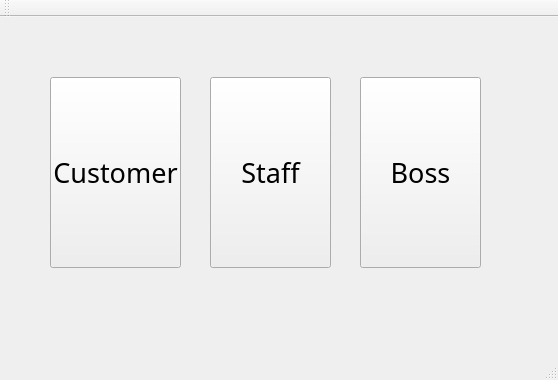
<?xml version="1.0" encoding="UTF-8"?>
<ui version="4.0">
 <class>MainWindow</class>
 <widget class="QMainWindow" name="MainWindow">
  <property name="geometry">
   <rect>
    <x>0</x>
    <y>0</y>
    <width>558</width>
    <height>380</height>
   </rect>
  </property>
  <property name="windowTitle">
   <string>選擇使用者</string>
  </property>
  <widget class="QWidget" name="centralWidget">
   <widget class="QPushButton" name="btnBoss">
    <property name="geometry">
     <rect>
      <x>360</x>
      <y>60</y>
      <width>121</width>
      <height>191</height>
     </rect>
    </property>
    <property name="font">
     <font>
      <family>Agency FB</family>
      <pointsize>20</pointsize>
     </font>
    </property>
    <property name="text">
     <string>Boss</string>
    </property>
   </widget>
   <widget class="QPushButton" name="btnStaff">
    <property name="geometry">
     <rect>
      <x>210</x>
      <y>60</y>
      <width>121</width>
      <height>191</height>
     </rect>
    </property>
    <property name="font">
     <font>
      <family>Agency FB</family>
      <pointsize>20</pointsize>
     </font>
    </property>
    <property name="text">
     <string>Staff</string>
    </property>
   </widget>
   <widget class="QPushButton" name="btnCustomer">
    <property name="geometry">
     <rect>
      <x>50</x>
      <y>60</y>
      <width>131</width>
      <height>191</height>
     </rect>
    </property>
    <property name="font">
     <font>
      <family>Agency FB</family>
      <pointsize>20</pointsize>
     </font>
    </property>
    <property name="text">
     <string>Customer</string>
    </property>
   </widget>
  </widget>
  <widget class="QMenuBar" name="menuBar">
   <property name="geometry">
    <rect>
     <x>0</x>
     <y>0</y>
     <width>558</width>
     <height>25</height>
    </rect>
   </property>
  </widget>
  <widget class="QToolBar" name="mainToolBar">
   <attribute name="toolBarArea">
    <enum>TopToolBarArea</enum>
   </attribute>
   <attribute name="toolBarBreak">
    <bool>false</bool>
   </attribute>
  </widget>
  <widget class="QStatusBar" name="statusBar"/>
 </widget>
 <layoutdefault spacing="6" margin="11"/>
 <resources/>
 <connections/>
</ui>
